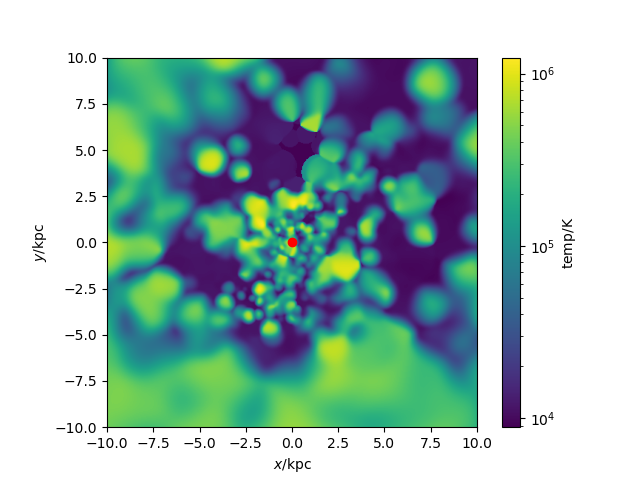

The script that saved this image:
#galaxy 204 gas temp code with BH pos
import pynbody
import numpy as np
from matplotlib import colors
import pynbody.plot.sph as sph
import matplotlib.pyplot as plt

#loading snapshot
s=pynbody.load('/mnt/data0/jillian/gguaman/r204/cosmo25p.768sg1bwK1BHe75.007779')

#setting to physical units
s.physical_units()

#centering halo
pynbody.analysis.angmom.faceon(s)

#creating slice to show gas temp
sph.image(s.g,qty="temp",width=40,denoise=True,approximate_fast=False,log=True)

#function to find BH
def findBH(s):
    BHfilter=pynbody.filt.LowPass('tform',0.0)
    BH=s.stars[BHfilter]
    return BH
BH=findBH(s)
print("The number of black holes is",len(BH))

#distance BH is from galaxy
#with pynbody.analysis.halo.center(s, mode='hyb'):
print([s],['pos'])

BHposition = BH['pos']
print("The black hole's position is", BH['pos'].in_units('kpc'))

#putting BH x in column
BHx=BHposition[[0],0]
#print(BHx)

#putting BH y in column
BHy=BHposition[[0],1]
#print(BHy)

#putting BH z in column
BHz=BHposition[[0],2]
#print(BHz)

#plotting BH position
plt.plot(BHx,BHy, 'ro')

#plt.show()
plt.savefig("galaxy204_temp.png")
